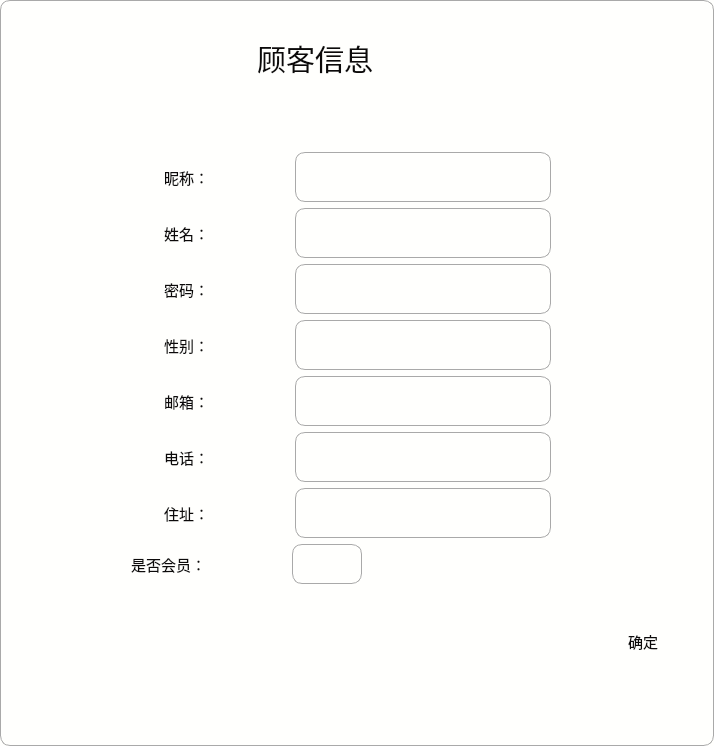
<?xml version="1.0" encoding="UTF-8"?>
<ui version="4.0">
 <class>CusInfoDia</class>
 <widget class="QDialog" name="CusInfoDia">
  <property name="geometry">
   <rect>
    <x>0</x>
    <y>0</y>
    <width>714</width>
    <height>746</height>
   </rect>
  </property>
  <property name="sizePolicy">
   <sizepolicy hsizetype="Fixed" vsizetype="Fixed">
    <horstretch>0</horstretch>
    <verstretch>0</verstretch>
   </sizepolicy>
  </property>
  <property name="windowTitle">
   <string>顾客信息</string>
  </property>
  <property name="styleSheet">
   <string notr="true">QPushButton:hover{
        color:red
        }
QLineEdit{
        border:1px solid gray;;
        border-radius:10px;
        padding:2px 4px;
}
QWidget{
        color:#0c0a0a;
        background:rgb(255, 255, 253);
        border-top:1px solid darkGray;
        border-bottom:1px solid darkGray;
        border-right:1px solid darkGray;
        border-left:1px solid darkGray;
        border-top-left-radius:10px;
        border-top-right-radius:10px;
        border-bottom-right-radius:10px;
        border-bottom-left-radius:10px;
    }
QLabel{
        border:none;}

QPushButton{border:none
           }</string>
  </property>
  <layout class="QVBoxLayout" name="verticalLayout_2">
   <item>
    <layout class="QHBoxLayout" name="horizontalLayout_8">
     <item>
      <spacer name="horizontalSpacer_4">
       <property name="orientation">
        <enum>Qt::Horizontal</enum>
       </property>
       <property name="sizeHint" stdset="0">
        <size>
         <width>40</width>
         <height>20</height>
        </size>
       </property>
      </spacer>
     </item>
     <item>
      <widget class="QLabel" name="label">
       <property name="sizePolicy">
        <sizepolicy hsizetype="Fixed" vsizetype="Fixed">
         <horstretch>0</horstretch>
         <verstretch>0</verstretch>
        </sizepolicy>
       </property>
       <property name="minimumSize">
        <size>
         <width>200</width>
         <height>40</height>
        </size>
       </property>
       <property name="font">
        <font>
         <family>华文楷体</family>
         <pointsize>22</pointsize>
        </font>
       </property>
       <property name="text">
        <string>顾客信息</string>
       </property>
      </widget>
     </item>
     <item>
      <spacer name="horizontalSpacer_6">
       <property name="orientation">
        <enum>Qt::Horizontal</enum>
       </property>
       <property name="sizeHint" stdset="0">
        <size>
         <width>40</width>
         <height>20</height>
        </size>
       </property>
      </spacer>
     </item>
    </layout>
   </item>
   <item>
    <spacer name="verticalSpacer">
     <property name="orientation">
      <enum>Qt::Vertical</enum>
     </property>
     <property name="sizeType">
      <enum>QSizePolicy::Fixed</enum>
     </property>
     <property name="sizeHint" stdset="0">
      <size>
       <width>20</width>
       <height>40</height>
      </size>
     </property>
    </spacer>
   </item>
   <item>
    <layout class="QHBoxLayout" name="horizontalLayout_9">
     <item>
      <spacer name="horizontalSpacer_9">
       <property name="orientation">
        <enum>Qt::Horizontal</enum>
       </property>
       <property name="sizeType">
        <enum>QSizePolicy::Fixed</enum>
       </property>
       <property name="sizeHint" stdset="0">
        <size>
         <width>40</width>
         <height>20</height>
        </size>
       </property>
      </spacer>
     </item>
     <item>
      <layout class="QVBoxLayout" name="verticalLayout">
       <item>
        <layout class="QHBoxLayout" name="horizontalLayout" stretch="0,0,0,0,0">
         <item>
          <spacer name="horizontalSpacer_30">
           <property name="orientation">
            <enum>Qt::Horizontal</enum>
           </property>
           <property name="sizeHint" stdset="0">
            <size>
             <width>40</width>
             <height>20</height>
            </size>
           </property>
          </spacer>
         </item>
         <item>
          <widget class="QLabel" name="label_2">
           <property name="font">
            <font>
             <pointsize>11</pointsize>
            </font>
           </property>
           <property name="text">
            <string>昵称：</string>
           </property>
          </widget>
         </item>
         <item>
          <spacer name="horizontalSpacer">
           <property name="orientation">
            <enum>Qt::Horizontal</enum>
           </property>
           <property name="sizeType">
            <enum>QSizePolicy::Fixed</enum>
           </property>
           <property name="sizeHint" stdset="0">
            <size>
             <width>80</width>
             <height>40</height>
            </size>
           </property>
          </spacer>
         </item>
         <item>
          <widget class="QTextBrowser" name="textBrowser">
           <property name="sizePolicy">
            <sizepolicy hsizetype="Minimum" vsizetype="Minimum">
             <horstretch>0</horstretch>
             <verstretch>0</verstretch>
            </sizepolicy>
           </property>
           <property name="minimumSize">
            <size>
             <width>100</width>
             <height>50</height>
            </size>
           </property>
           <property name="maximumSize">
            <size>
             <width>400</width>
             <height>50</height>
            </size>
           </property>
           <property name="font">
            <font>
             <pointsize>11</pointsize>
            </font>
           </property>
          </widget>
         </item>
         <item>
          <spacer name="horizontalSpacer_12">
           <property name="orientation">
            <enum>Qt::Horizontal</enum>
           </property>
           <property name="sizeHint" stdset="0">
            <size>
             <width>40</width>
             <height>20</height>
            </size>
           </property>
          </spacer>
         </item>
        </layout>
       </item>
       <item>
        <layout class="QHBoxLayout" name="horizontalLayout_2">
         <item>
          <spacer name="horizontalSpacer_24">
           <property name="orientation">
            <enum>Qt::Horizontal</enum>
           </property>
           <property name="sizeHint" stdset="0">
            <size>
             <width>40</width>
             <height>20</height>
            </size>
           </property>
          </spacer>
         </item>
         <item>
          <widget class="QLabel" name="label_3">
           <property name="font">
            <font>
             <pointsize>11</pointsize>
            </font>
           </property>
           <property name="text">
            <string>姓名：</string>
           </property>
          </widget>
         </item>
         <item>
          <spacer name="horizontalSpacer_2">
           <property name="orientation">
            <enum>Qt::Horizontal</enum>
           </property>
           <property name="sizeType">
            <enum>QSizePolicy::Fixed</enum>
           </property>
           <property name="sizeHint" stdset="0">
            <size>
             <width>80</width>
             <height>40</height>
            </size>
           </property>
          </spacer>
         </item>
         <item>
          <widget class="QTextBrowser" name="textBrowser_2">
           <property name="sizePolicy">
            <sizepolicy hsizetype="Minimum" vsizetype="Minimum">
             <horstretch>0</horstretch>
             <verstretch>0</verstretch>
            </sizepolicy>
           </property>
           <property name="minimumSize">
            <size>
             <width>100</width>
             <height>50</height>
            </size>
           </property>
           <property name="maximumSize">
            <size>
             <width>400</width>
             <height>50</height>
            </size>
           </property>
           <property name="font">
            <font>
             <pointsize>11</pointsize>
            </font>
           </property>
          </widget>
         </item>
         <item>
          <spacer name="horizontalSpacer_13">
           <property name="orientation">
            <enum>Qt::Horizontal</enum>
           </property>
           <property name="sizeHint" stdset="0">
            <size>
             <width>40</width>
             <height>20</height>
            </size>
           </property>
          </spacer>
         </item>
        </layout>
       </item>
       <item>
        <layout class="QHBoxLayout" name="horizontalLayout_10">
         <item>
          <spacer name="horizontalSpacer_25">
           <property name="orientation">
            <enum>Qt::Horizontal</enum>
           </property>
           <property name="sizeHint" stdset="0">
            <size>
             <width>40</width>
             <height>20</height>
            </size>
           </property>
          </spacer>
         </item>
         <item>
          <widget class="QLabel" name="label_8">
           <property name="font">
            <font>
             <pointsize>11</pointsize>
            </font>
           </property>
           <property name="text">
            <string>密码：</string>
           </property>
          </widget>
         </item>
         <item>
          <spacer name="horizontalSpacer_18">
           <property name="orientation">
            <enum>Qt::Horizontal</enum>
           </property>
           <property name="sizeType">
            <enum>QSizePolicy::Fixed</enum>
           </property>
           <property name="sizeHint" stdset="0">
            <size>
             <width>80</width>
             <height>40</height>
            </size>
           </property>
          </spacer>
         </item>
         <item>
          <widget class="QTextBrowser" name="textBrowser_3">
           <property name="sizePolicy">
            <sizepolicy hsizetype="Minimum" vsizetype="Minimum">
             <horstretch>0</horstretch>
             <verstretch>0</verstretch>
            </sizepolicy>
           </property>
           <property name="minimumSize">
            <size>
             <width>100</width>
             <height>50</height>
            </size>
           </property>
           <property name="maximumSize">
            <size>
             <width>400</width>
             <height>50</height>
            </size>
           </property>
           <property name="font">
            <font>
             <pointsize>11</pointsize>
            </font>
           </property>
          </widget>
         </item>
         <item>
          <spacer name="horizontalSpacer_19">
           <property name="orientation">
            <enum>Qt::Horizontal</enum>
           </property>
           <property name="sizeHint" stdset="0">
            <size>
             <width>40</width>
             <height>20</height>
            </size>
           </property>
          </spacer>
         </item>
        </layout>
       </item>
       <item>
        <layout class="QHBoxLayout" name="horizontalLayout_3">
         <item>
          <spacer name="horizontalSpacer_26">
           <property name="orientation">
            <enum>Qt::Horizontal</enum>
           </property>
           <property name="sizeHint" stdset="0">
            <size>
             <width>40</width>
             <height>20</height>
            </size>
           </property>
          </spacer>
         </item>
         <item>
          <widget class="QLabel" name="label_4">
           <property name="font">
            <font>
             <pointsize>11</pointsize>
            </font>
           </property>
           <property name="text">
            <string>性别：</string>
           </property>
          </widget>
         </item>
         <item>
          <spacer name="horizontalSpacer_3">
           <property name="orientation">
            <enum>Qt::Horizontal</enum>
           </property>
           <property name="sizeType">
            <enum>QSizePolicy::Fixed</enum>
           </property>
           <property name="sizeHint" stdset="0">
            <size>
             <width>80</width>
             <height>40</height>
            </size>
           </property>
          </spacer>
         </item>
         <item>
          <widget class="QTextBrowser" name="textBrowser_7">
           <property name="sizePolicy">
            <sizepolicy hsizetype="Minimum" vsizetype="Minimum">
             <horstretch>0</horstretch>
             <verstretch>0</verstretch>
            </sizepolicy>
           </property>
           <property name="minimumSize">
            <size>
             <width>100</width>
             <height>50</height>
            </size>
           </property>
           <property name="maximumSize">
            <size>
             <width>400</width>
             <height>50</height>
            </size>
           </property>
           <property name="font">
            <font>
             <pointsize>11</pointsize>
            </font>
           </property>
          </widget>
         </item>
         <item>
          <spacer name="horizontalSpacer_21">
           <property name="orientation">
            <enum>Qt::Horizontal</enum>
           </property>
           <property name="sizeHint" stdset="0">
            <size>
             <width>40</width>
             <height>20</height>
            </size>
           </property>
          </spacer>
         </item>
        </layout>
       </item>
       <item>
        <layout class="QHBoxLayout" name="horizontalLayout_5">
         <item>
          <spacer name="horizontalSpacer_27">
           <property name="orientation">
            <enum>Qt::Horizontal</enum>
           </property>
           <property name="sizeHint" stdset="0">
            <size>
             <width>40</width>
             <height>20</height>
            </size>
           </property>
          </spacer>
         </item>
         <item>
          <widget class="QLabel" name="label_6">
           <property name="font">
            <font>
             <pointsize>11</pointsize>
            </font>
           </property>
           <property name="text">
            <string>邮箱：</string>
           </property>
          </widget>
         </item>
         <item>
          <spacer name="horizontalSpacer_5">
           <property name="orientation">
            <enum>Qt::Horizontal</enum>
           </property>
           <property name="sizeType">
            <enum>QSizePolicy::Fixed</enum>
           </property>
           <property name="sizeHint" stdset="0">
            <size>
             <width>80</width>
             <height>40</height>
            </size>
           </property>
          </spacer>
         </item>
         <item>
          <widget class="QTextBrowser" name="textBrowser_5">
           <property name="sizePolicy">
            <sizepolicy hsizetype="Minimum" vsizetype="Minimum">
             <horstretch>0</horstretch>
             <verstretch>0</verstretch>
            </sizepolicy>
           </property>
           <property name="minimumSize">
            <size>
             <width>100</width>
             <height>50</height>
            </size>
           </property>
           <property name="maximumSize">
            <size>
             <width>400</width>
             <height>50</height>
            </size>
           </property>
           <property name="font">
            <font>
             <pointsize>11</pointsize>
            </font>
           </property>
          </widget>
         </item>
         <item>
          <spacer name="horizontalSpacer_16">
           <property name="orientation">
            <enum>Qt::Horizontal</enum>
           </property>
           <property name="sizeHint" stdset="0">
            <size>
             <width>40</width>
             <height>20</height>
            </size>
           </property>
          </spacer>
         </item>
        </layout>
       </item>
       <item>
        <layout class="QHBoxLayout" name="horizontalLayout_4" stretch="0,0,0,0,0">
         <item>
          <spacer name="horizontalSpacer_28">
           <property name="orientation">
            <enum>Qt::Horizontal</enum>
           </property>
           <property name="sizeHint" stdset="0">
            <size>
             <width>40</width>
             <height>20</height>
            </size>
           </property>
          </spacer>
         </item>
         <item>
          <widget class="QLabel" name="label_5">
           <property name="font">
            <font>
             <pointsize>11</pointsize>
            </font>
           </property>
           <property name="text">
            <string>电话：</string>
           </property>
          </widget>
         </item>
         <item>
          <spacer name="horizontalSpacer_22">
           <property name="orientation">
            <enum>Qt::Horizontal</enum>
           </property>
           <property name="sizeType">
            <enum>QSizePolicy::Fixed</enum>
           </property>
           <property name="sizeHint" stdset="0">
            <size>
             <width>80</width>
             <height>40</height>
            </size>
           </property>
          </spacer>
         </item>
         <item>
          <widget class="QTextBrowser" name="textBrowser_4">
           <property name="sizePolicy">
            <sizepolicy hsizetype="Minimum" vsizetype="Minimum">
             <horstretch>0</horstretch>
             <verstretch>0</verstretch>
            </sizepolicy>
           </property>
           <property name="minimumSize">
            <size>
             <width>100</width>
             <height>50</height>
            </size>
           </property>
           <property name="maximumSize">
            <size>
             <width>400</width>
             <height>50</height>
            </size>
           </property>
           <property name="font">
            <font>
             <pointsize>11</pointsize>
            </font>
           </property>
          </widget>
         </item>
         <item>
          <spacer name="horizontalSpacer_15">
           <property name="orientation">
            <enum>Qt::Horizontal</enum>
           </property>
           <property name="sizeHint" stdset="0">
            <size>
             <width>40</width>
             <height>20</height>
            </size>
           </property>
          </spacer>
         </item>
        </layout>
       </item>
       <item>
        <layout class="QHBoxLayout" name="horizontalLayout_6">
         <item>
          <spacer name="horizontalSpacer_29">
           <property name="orientation">
            <enum>Qt::Horizontal</enum>
           </property>
           <property name="sizeHint" stdset="0">
            <size>
             <width>40</width>
             <height>20</height>
            </size>
           </property>
          </spacer>
         </item>
         <item>
          <widget class="QLabel" name="label_7">
           <property name="font">
            <font>
             <pointsize>11</pointsize>
            </font>
           </property>
           <property name="text">
            <string>住址：</string>
           </property>
          </widget>
         </item>
         <item>
          <spacer name="horizontalSpacer_23">
           <property name="orientation">
            <enum>Qt::Horizontal</enum>
           </property>
           <property name="sizeType">
            <enum>QSizePolicy::Fixed</enum>
           </property>
           <property name="sizeHint" stdset="0">
            <size>
             <width>80</width>
             <height>40</height>
            </size>
           </property>
          </spacer>
         </item>
         <item>
          <widget class="QTextBrowser" name="textBrowser_6">
           <property name="sizePolicy">
            <sizepolicy hsizetype="Minimum" vsizetype="Minimum">
             <horstretch>0</horstretch>
             <verstretch>0</verstretch>
            </sizepolicy>
           </property>
           <property name="minimumSize">
            <size>
             <width>100</width>
             <height>50</height>
            </size>
           </property>
           <property name="maximumSize">
            <size>
             <width>400</width>
             <height>50</height>
            </size>
           </property>
           <property name="font">
            <font>
             <pointsize>11</pointsize>
            </font>
           </property>
          </widget>
         </item>
         <item>
          <spacer name="horizontalSpacer_17">
           <property name="orientation">
            <enum>Qt::Horizontal</enum>
           </property>
           <property name="sizeHint" stdset="0">
            <size>
             <width>40</width>
             <height>20</height>
            </size>
           </property>
          </spacer>
         </item>
        </layout>
       </item>
       <item>
        <layout class="QHBoxLayout" name="horizontalLayout_11">
         <item>
          <spacer name="horizontalSpacer_32">
           <property name="orientation">
            <enum>Qt::Horizontal</enum>
           </property>
           <property name="sizeType">
            <enum>QSizePolicy::Fixed</enum>
           </property>
           <property name="sizeHint" stdset="0">
            <size>
             <width>80</width>
             <height>20</height>
            </size>
           </property>
          </spacer>
         </item>
         <item>
          <widget class="QLabel" name="label_9">
           <property name="font">
            <font>
             <pointsize>11</pointsize>
            </font>
           </property>
           <property name="text">
            <string>是否会员：</string>
           </property>
          </widget>
         </item>
         <item>
          <spacer name="horizontalSpacer_33">
           <property name="orientation">
            <enum>Qt::Horizontal</enum>
           </property>
           <property name="sizeType">
            <enum>QSizePolicy::Fixed</enum>
           </property>
           <property name="sizeHint" stdset="0">
            <size>
             <width>80</width>
             <height>40</height>
            </size>
           </property>
          </spacer>
         </item>
         <item>
          <widget class="QTextBrowser" name="textBrowser_8">
           <property name="sizePolicy">
            <sizepolicy hsizetype="Minimum" vsizetype="Minimum">
             <horstretch>0</horstretch>
             <verstretch>0</verstretch>
            </sizepolicy>
           </property>
           <property name="minimumSize">
            <size>
             <width>70</width>
             <height>40</height>
            </size>
           </property>
           <property name="maximumSize">
            <size>
             <width>70</width>
             <height>40</height>
            </size>
           </property>
           <property name="font">
            <font>
             <pointsize>11</pointsize>
            </font>
           </property>
          </widget>
         </item>
         <item>
          <spacer name="horizontalSpacer_34">
           <property name="orientation">
            <enum>Qt::Horizontal</enum>
           </property>
           <property name="sizeHint" stdset="0">
            <size>
             <width>40</width>
             <height>20</height>
            </size>
           </property>
          </spacer>
         </item>
        </layout>
       </item>
      </layout>
     </item>
     <item>
      <spacer name="horizontalSpacer_10">
       <property name="orientation">
        <enum>Qt::Horizontal</enum>
       </property>
       <property name="sizeType">
        <enum>QSizePolicy::Fixed</enum>
       </property>
       <property name="sizeHint" stdset="0">
        <size>
         <width>40</width>
         <height>20</height>
        </size>
       </property>
      </spacer>
     </item>
    </layout>
   </item>
   <item>
    <layout class="QHBoxLayout" name="horizontalLayout_7">
     <item>
      <spacer name="horizontalSpacer_7">
       <property name="orientation">
        <enum>Qt::Horizontal</enum>
       </property>
       <property name="sizeHint" stdset="0">
        <size>
         <width>40</width>
         <height>20</height>
        </size>
       </property>
      </spacer>
     </item>
     <item>
      <spacer name="horizontalSpacer_8">
       <property name="orientation">
        <enum>Qt::Horizontal</enum>
       </property>
       <property name="sizeType">
        <enum>QSizePolicy::Fixed</enum>
       </property>
       <property name="sizeHint" stdset="0">
        <size>
         <width>20</width>
         <height>40</height>
        </size>
       </property>
      </spacer>
     </item>
     <item>
      <widget class="QPushButton" name="cancel_Button">
       <property name="minimumSize">
        <size>
         <width>120</width>
         <height>50</height>
        </size>
       </property>
       <property name="font">
        <font>
         <pointsize>11</pointsize>
        </font>
       </property>
       <property name="text">
        <string>确定</string>
       </property>
       <property name="flat">
        <bool>false</bool>
       </property>
      </widget>
     </item>
    </layout>
   </item>
   <item>
    <spacer name="verticalSpacer_2">
     <property name="orientation">
      <enum>Qt::Vertical</enum>
     </property>
     <property name="sizeType">
      <enum>QSizePolicy::Fixed</enum>
     </property>
     <property name="sizeHint" stdset="0">
      <size>
       <width>20</width>
       <height>40</height>
      </size>
     </property>
    </spacer>
   </item>
  </layout>
 </widget>
 <resources/>
 <connections>
  <connection>
   <sender>cancel_Button</sender>
   <signal>clicked()</signal>
   <receiver>CusInfoDia</receiver>
   <slot>close()</slot>
   <hints>
    <hint type="sourcelabel">
     <x>586</x>
     <y>457</y>
    </hint>
    <hint type="destinationlabel">
     <x>619</x>
     <y>480</y>
    </hint>
   </hints>
  </connection>
 </connections>
</ui>
